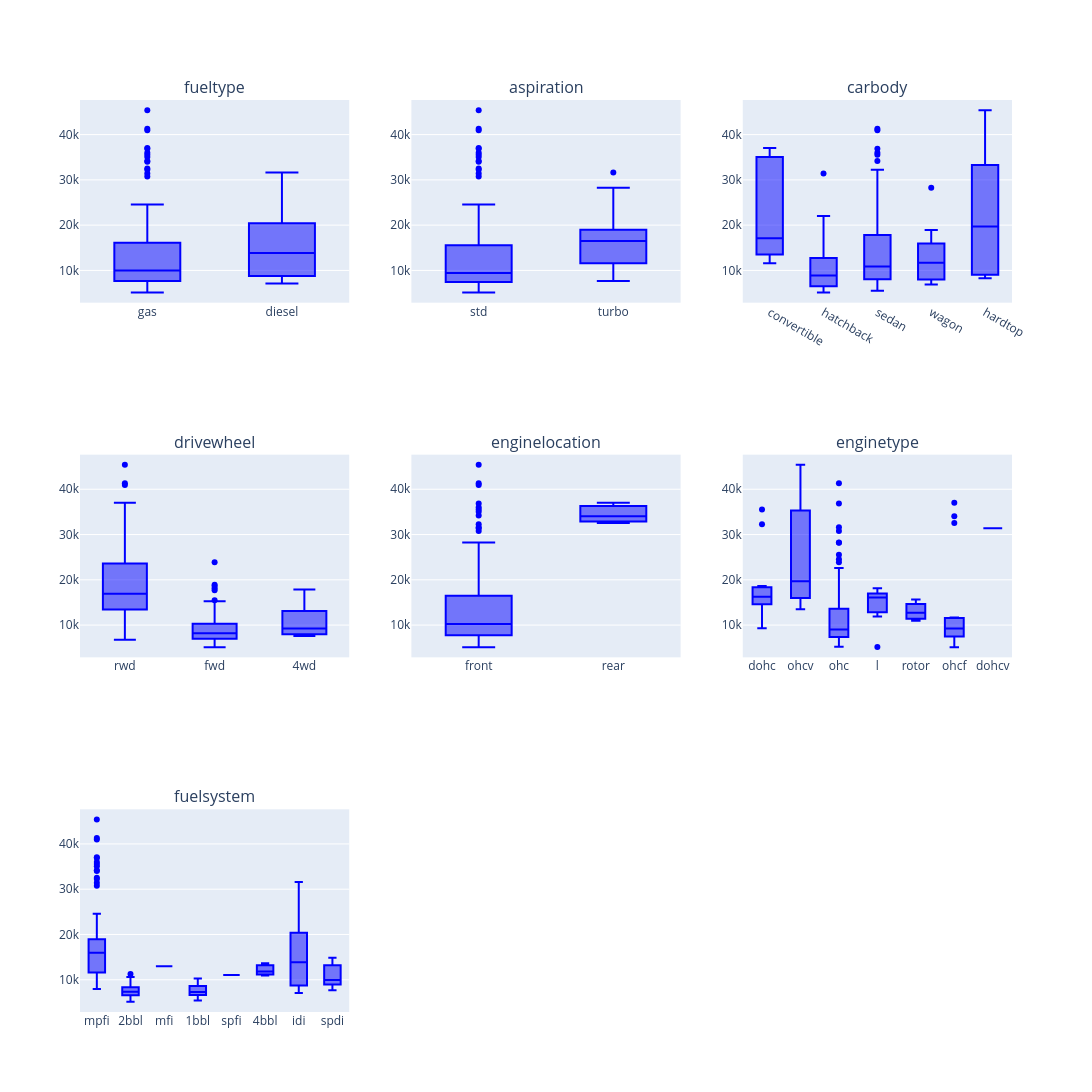

The cell this chart's notebook holds for it:
### Markdown cell above
#### 4. Intepretation der Ergebnisse vom Boxplot:

**4.1 fueltype vs. Price**

Gas ist der häufigste Treibstofftyp. Die Preise liegen meist zwischen 6.000 – 20.000 $, 

mit Ausreißern bis über 30.000 $.

Diesel-Autos scheinen im Median etwas teurer als Gas-Autos, aber die Stichprobe ist kleiner.

👉 Interpretation: Dieselkraftstoff korreliert mit tendenziell höheren Preisen.

**4.2 aspiration vs. Price**

Standard-Aspiration (std: Luftzufuhr ohne Turbo oder Kompressor) hat eine breite Preisverteilung, Median im mittleren Bereich.

Turbo-Autos sind im Median teurer.

👉 Interpretation: Turbo-Autos könnten ein Premium-Segment darstellen.

**4.3 carbody vs. Price**

Sedan und Hatchback dominieren und liegen im mittleren bis unteren Preisbereich.

Convertible (Cabrio) und Hardtop zeigen höhere Medianpreise und größere Varianz.

👉 Interpretation: Die Karosserieform hat deutlichen Einfluss auf den Preis, Premium-Karosserien (Cabrio, Hardtop) → teurer.

**4.4. drivewheel vs. Price**

RWD (Heckantrieb) → tendenziell teurere Autos, größerer Median.

FWD (Frontantrieb) → günstigere Autos, am häufigsten vertreten.

4WD (Allrad) → wenige Datenpunkte, Median im mittleren Bereich.

👉 Interpretation: Heckantrieb wird eher bei teuren Autos verwendet (Sportwagen/Luxusautos).

**4.5 enginelocation vs. Price**

Front → fast alle Autos, Preise meist unter 20.000 $.

Rear (Heckmotor) → sehr wenige Autos, aber deutlich höherer Preisbereich.

👉 Interpretation: Heckmotor ist selten, typisch für Sportwagen, deutlich teurer.

**4.6 enginetype vs. Price**

ohc (Overhead Camshaft) → am häufigsten, Preise im unteren bis mittleren Bereich.

dohcv und rotor → selten, aber sehr hochpreisig.

ohcf und ohcv → mittleres Segment.

👉 Interpretation: Bestimmte Motortypen (z. B. dohc, rotor) sind mit Premiumautos assoziiert.

**4.7 fuelsystem vs. Price**

Sehr viele Systeme im Vergleich, z. B. mpfi (häufig) → mittlerer Preisbereich.

idi und spdi → sehr kleine Gruppen, mit hohen Ausreißern.

👉 Interpretation: Das Kraftstoffsystem spielt eine Rolle, aber die meisten Systeme liegen im günstigen Bereich; nur wenige Systeme (idi, spdi) korrelieren mit hohen Preisen.

### Code cell
# code für Boyplot: Price vs. Kategorie:

import plotly.graph_objects as go
from plotly.subplots import make_subplots
from math import ceil

# Categorical Feature vs. Price
print(categorical_columns)
n_cols = 3
n_rows = ceil(len(categorical_columns) / n_cols)

fig = make_subplots(rows=n_rows, cols=n_cols, subplot_titles=categorical_columns)

for idx, feature in enumerate(categorical_columns):
    row = idx // n_cols + 1
    col = idx % n_cols + 1
    
    # Einzelner Boxplot mit plotly.express erzeugen
    box_fig = px.box(df, x=feature, y='price', points='outliers', color_discrete_sequence=["blue"])
    
    # Traces in die Subplots einfügen
    for trace in box_fig.data:
        fig.add_trace(trace, row=row, col=col)

fig.update_layout(height=450 * n_rows, width=500 * n_cols, showlegend=False)
fig.show()

### Figure 1 — Plotly figure (JSON) as saved in the notebook; plotly's stock layout.template omitted (floating-point values rounded to 4 significant figures; data arrays with more than 128 entries replaced by an {"elided": "..."} marker saying what was removed)
{"data": [{"alignmentgroup": "True", "boxpoints": "outliers", "hovertemplate": "fueltype=%{x}<br>price=%{y}<extra></extra>", "legendgroup": "", "marker": {"color": "blue"}, "name": "", "notched": false, "offsetgroup": "", "orientation": "v", "showlegend": false, "type": "box", "x": {"elided": "205 str values"}, "x0": " ", "xaxis": "x", "y": {"elided": "205 float values"}, "y0": " ", "yaxis": "y"}, {"alignmentgroup": "True", "boxpoints": "outliers", "hovertemplate": "aspiration=%{x}<br>price=%{y}<extra></extra>", "legendgroup": "", "marker": {"color": "blue"}, "name": "", "notched": false, "offsetgroup": "", "orientation": "v", "showlegend": false, "type": "box", "x": {"elided": "205 str values"}, "x0": " ", "xaxis": "x2", "y": {"elided": "205 float values"}, "y0": " ", "yaxis": "y2"}, {"alignmentgroup": "True", "boxpoints": "outliers", "hovertemplate": "carbody=%{x}<br>price=%{y}<extra></extra>", "legendgroup": "", "marker": {"color": "blue"}, "name": "", "notched": false, "offsetgroup": "", "orientation": "v", "showlegend": false, "type": "box", "x": {"elided": "205 str values"}, "x0": " ", "xaxis": "x3", "y": {"elided": "205 float values"}, "y0": " ", "yaxis": "y3"}, {"alignmentgroup": "True", "boxpoints": "outliers", "hovertemplate": "drivewheel=%{x}<br>price=%{y}<extra></extra>", "legendgroup": "", "marker": {"color": "blue"}, "name": "", "notched": false, "offsetgroup": "", "orientation": "v", "showlegend": false, "type": "box", "x": {"elided": "205 str values"}, "x0": " ", "xaxis": "x4", "y": {"elided": "205 float values"}, "y0": " ", "yaxis": "y4"}, {"alignmentgroup": "True", "boxpoints": "outliers", "hovertemplate": "enginelocation=%{x}<br>price=%{y}<extra></extra>", "legendgroup": "", "marker": {"color": "blue"}, "name": "", "notched": false, "offsetgroup": "", "orientation": "v", "showlegend": false, "type": "box", "x": {"elided": "205 str values"}, "x0": " ", "xaxis": "x5", "y": {"elided": "205 float values"}, "y0": " ", "yaxis": "y5"}, {"alignmentgroup": "True", "boxpoints": "outliers", "hovertemplate": "enginetype=%{x}<br>price=%{y}<extra></extra>", "legendgroup": "", "marker": {"color": "blue"}, "name": "", "notched": false, "offsetgroup": "", "orientation": "v", "showlegend": false, "type": "box", "x": {"elided": "205 str values"}, "x0": " ", "xaxis": "x6", "y": {"elided": "205 float values"}, "y0": " ", "yaxis": "y6"}, {"alignmentgroup": "True", "boxpoints": "outliers", "hovertemplate": "fuelsystem=%{x}<br>price=%{y}<extra></extra>", "legendgroup": "", "marker": {"color": "blue"}, "name": "", "notched": false, "offsetgroup": "", "orientation": "v", "showlegend": false, "type": "box", "x": {"elided": "205 str values"}, "x0": " ", "xaxis": "x7", "y": {"elided": "205 float values"}, "y0": " ", "yaxis": "y7"}], "layout": {"annotations": [{"font": {"size": 16}, "showarrow": false, "text": "fueltype", "x": 0.1444, "xanchor": "center", "xref": "paper", "y": 1, "yanchor": "bottom", "yref": "paper"}, {"font": {"size": 16}, "showarrow": false, "text": "aspiration", "x": 0.5, "xanchor": "center", "xref": "paper", "y": 1, "yanchor": "bottom", "yref": "paper"}, {"font": {"size": 16}, "showarrow": false, "text": "carbody", "x": 0.8556, "xanchor": "center", "xref": "paper", "y": 1, "yanchor": "bottom", "yref": "paper"}, {"font": {"size": 16}, "showarrow": false, "text": "drivewheel", "x": 0.1444, "xanchor": "center", "xref": "paper", "y": 0.6111, "yanchor": "bottom", "yref": "paper"}, {"font": {"size": 16}, "showarrow": false, "text": "enginelocation", "x": 0.5, "xanchor": "center", "xref": "paper", "y": 0.6111, "yanchor": "bottom", "yref": "paper"}, {"font": {"size": 16}, "showarrow": false, "text": "enginetype", "x": 0.8556, "xanchor": "center", "xref": "paper", "y": 0.6111, "yanchor": "bottom", "yref": "paper"}, {"font": {"size": 16}, "showarrow": false, "text": "fuelsystem", "x": 0.1444, "xanchor": "center", "xref": "paper", "y": 0.2222, "yanchor": "bottom", "yref": "paper"}], "height": 1350, "showlegend": false, "width": 1500, "xaxis": {"anchor": "y", "domain": [0, 0.2889]}, "xaxis2": {"anchor": "y2", "domain": [0.3556, 0.6444]}, "xaxis3": {"anchor": "y3", "domain": [0.7111, 1]}, "xaxis4": {"anchor": "y4", "domain": [0, 0.2889]}, "xaxis5": {"anchor": "y5", "domain": [0.3556, 0.6444]}, "xaxis6": {"anchor": "y6", "domain": [0.7111, 1]}, "xaxis7": {"anchor": "y7", "domain": [0, 0.2889]}, "xaxis8": {"anchor": "y8", "domain": [0.3556, 0.6444]}, "xaxis9": {"anchor": "y9", "domain": [0.7111, 1]}, "yaxis": {"anchor": "x", "domain": [0.7778, 1]}, "yaxis2": {"anchor": "x2", "domain": [0.7778, 1]}, "yaxis3": {"anchor": "x3", "domain": [0.7778, 1]}, "yaxis4": {"anchor": "x4", "domain": [0.3889, 0.6111]}, "yaxis5": {"anchor": "x5", "domain": [0.3889, 0.6111]}, "yaxis6": {"anchor": "x6", "domain": [0.3889, 0.6111]}, "yaxis7": {"anchor": "x7", "domain": [0, 0.2222]}, "yaxis8": {"anchor": "x8", "domain": [0, 0.2222]}, "yaxis9": {"anchor": "x9", "domain": [0, 0.2222]}}}
